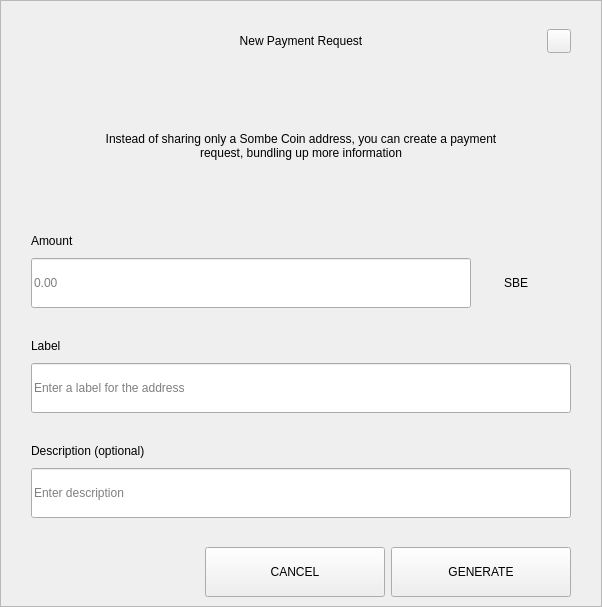
<?xml version="1.0" encoding="UTF-8"?>
<ui version="4.0">
 <class>RequestDialog</class>
 <widget class="QDialog" name="RequestDialog">
  <property name="geometry">
   <rect>
    <x>0</x>
    <y>0</y>
    <width>602</width>
    <height>607</height>
   </rect>
  </property>
  <property name="windowTitle">
   <string>Dialog</string>
  </property>
  <layout class="QVBoxLayout" name="verticalLayout_5">
   <property name="spacing">
    <number>0</number>
   </property>
   <property name="leftMargin">
    <number>0</number>
   </property>
   <property name="topMargin">
    <number>0</number>
   </property>
   <property name="rightMargin">
    <number>0</number>
   </property>
   <property name="bottomMargin">
    <number>0</number>
   </property>
   <item>
    <widget class="QFrame" name="frame">
     <property name="styleSheet">
      <string notr="true"/>
     </property>
     <property name="frameShape">
      <enum>QFrame::StyledPanel</enum>
     </property>
     <property name="frameShadow">
      <enum>QFrame::Raised</enum>
     </property>
     <layout class="QVBoxLayout" name="verticalLayout_4" stretch="1,0,0">
      <property name="spacing">
       <number>0</number>
      </property>
      <property name="leftMargin">
       <number>30</number>
      </property>
      <property name="topMargin">
       <number>20</number>
      </property>
      <property name="rightMargin">
       <number>30</number>
      </property>
      <property name="bottomMargin">
       <number>0</number>
      </property>
      <item>
       <layout class="QHBoxLayout" name="horizontalLayout_3">
        <property name="spacing">
         <number>0</number>
        </property>
        <item>
         <spacer name="horizontalSpacer_21">
          <property name="orientation">
           <enum>Qt::Horizontal</enum>
          </property>
          <property name="sizeHint" stdset="0">
           <size>
            <width>40</width>
            <height>20</height>
           </size>
          </property>
         </spacer>
        </item>
        <item>
         <widget class="QLabel" name="labelTitle">
          <property name="minimumSize">
           <size>
            <width>0</width>
            <height>40</height>
           </size>
          </property>
          <property name="maximumSize">
           <size>
            <width>16777215</width>
            <height>40</height>
           </size>
          </property>
          <property name="styleSheet">
           <string notr="true">padding-left:24px;</string>
          </property>
          <property name="text">
           <string>New Payment Request</string>
          </property>
          <property name="alignment">
           <set>Qt::AlignCenter</set>
          </property>
          <property name="margin">
           <number>7</number>
          </property>
         </widget>
        </item>
        <item>
         <spacer name="horizontalSpacer">
          <property name="orientation">
           <enum>Qt::Horizontal</enum>
          </property>
          <property name="sizeHint" stdset="0">
           <size>
            <width>40</width>
            <height>20</height>
           </size>
          </property>
         </spacer>
        </item>
        <item>
         <widget class="QPushButton" name="btnEsc">
          <property name="minimumSize">
           <size>
            <width>24</width>
            <height>24</height>
           </size>
          </property>
          <property name="maximumSize">
           <size>
            <width>24</width>
            <height>24</height>
           </size>
          </property>
          <property name="focusPolicy">
           <enum>Qt::NoFocus</enum>
          </property>
          <property name="text">
           <string/>
          </property>
         </widget>
        </item>
       </layout>
      </item>
      <item>
       <widget class="QStackedWidget" name="stack">
        <property name="minimumSize">
         <size>
          <width>540</width>
          <height>0</height>
         </size>
        </property>
        <property name="maximumSize">
         <size>
          <width>540</width>
          <height>16777215</height>
         </size>
        </property>
        <property name="currentIndex">
         <number>0</number>
        </property>
        <widget class="QWidget" name="page_1">
         <property name="minimumSize">
          <size>
           <width>540</width>
           <height>0</height>
          </size>
         </property>
         <property name="maximumSize">
          <size>
           <width>540</width>
           <height>16777215</height>
          </size>
         </property>
         <layout class="QVBoxLayout" name="layout1">
          <property name="spacing">
           <number>0</number>
          </property>
          <property name="leftMargin">
           <number>0</number>
          </property>
          <property name="topMargin">
           <number>0</number>
          </property>
          <property name="rightMargin">
           <number>0</number>
          </property>
          <property name="bottomMargin">
           <number>0</number>
          </property>
          <item>
           <spacer name="verticalSpacer_21">
            <property name="orientation">
             <enum>Qt::Vertical</enum>
            </property>
            <property name="sizeType">
             <enum>QSizePolicy::Fixed</enum>
            </property>
            <property name="sizeHint" stdset="0">
             <size>
              <width>20</width>
              <height>30</height>
             </size>
            </property>
           </spacer>
          </item>
          <item alignment="Qt::AlignHCenter">
           <widget class="QLabel" name="labelMessage">
            <property name="minimumSize">
             <size>
              <width>400</width>
              <height>50</height>
             </size>
            </property>
            <property name="text">
             <string>Instead of sharing only a Sombe Coin address, you can create a payment request, bundling up more information</string>
            </property>
            <property name="alignment">
             <set>Qt::AlignCenter</set>
            </property>
            <property name="wordWrap">
             <bool>true</bool>
            </property>
           </widget>
          </item>
          <item alignment="Qt::AlignBottom">
           <widget class="QWidget" name="containerAmount" native="true">
            <layout class="QVBoxLayout" name="verticalLayout">
             <property name="spacing">
              <number>9</number>
             </property>
             <property name="leftMargin">
              <number>0</number>
             </property>
             <property name="topMargin">
              <number>0</number>
             </property>
             <property name="rightMargin">
              <number>0</number>
             </property>
             <property name="bottomMargin">
              <number>0</number>
             </property>
             <item>
              <widget class="QLabel" name="labelSubtitleAmount">
               <property name="minimumSize">
                <size>
                 <width>350</width>
                 <height>16</height>
                </size>
               </property>
               <property name="maximumSize">
                <size>
                 <width>16777215</width>
                 <height>16</height>
                </size>
               </property>
               <property name="text">
                <string>Amount</string>
               </property>
              </widget>
             </item>
             <item alignment="Qt::AlignTop">
              <widget class="QWidget" name="layoutAmount" native="true">
               <layout class="QHBoxLayout" name="horizontalLayout" stretch="2,0">
                <property name="spacing">
                 <number>0</number>
                </property>
                <property name="leftMargin">
                 <number>0</number>
                </property>
                <property name="topMargin">
                 <number>0</number>
                </property>
                <property name="rightMargin">
                 <number>0</number>
                </property>
                <property name="bottomMargin">
                 <number>0</number>
                </property>
                <item>
                 <widget class="QLineEdit" name="lineEditAmount">
                  <property name="minimumSize">
                   <size>
                    <width>0</width>
                    <height>50</height>
                   </size>
                  </property>
                  <property name="maximumSize">
                   <size>
                    <width>16777215</width>
                    <height>50</height>
                   </size>
                  </property>
                  <property name="placeholderText">
                   <string notr="true">0.00</string>
                  </property>
                 </widget>
                </item>
                <item>
                 <widget class="QWidget" name="comboContainer" native="true">
                  <property name="minimumSize">
                   <size>
                    <width>100</width>
                    <height>50</height>
                   </size>
                  </property>
                  <property name="maximumSize">
                   <size>
                    <width>16777215</width>
                    <height>50</height>
                   </size>
                  </property>
                  <layout class="QHBoxLayout" name="horizontalLayout_31">
                   <property name="spacing">
                    <number>0</number>
                   </property>
                   <property name="leftMargin">
                    <number>0</number>
                   </property>
                   <property name="topMargin">
                    <number>0</number>
                   </property>
                   <property name="rightMargin">
                    <number>10</number>
                   </property>
                   <property name="bottomMargin">
                    <number>0</number>
                   </property>
                   <item>
                    <widget class="QLabel" name="comboBoxCoin">
                     <property name="text">
                      <string>SBE</string>
                     </property>
                     <property name="alignment">
                      <set>Qt::AlignCenter</set>
                     </property>
                    </widget>
                   </item>
                  </layout>
                 </widget>
                </item>
               </layout>
              </widget>
             </item>
            </layout>
           </widget>
          </item>
          <item>
           <spacer name="verticalSpacer_31">
            <property name="orientation">
             <enum>Qt::Vertical</enum>
            </property>
            <property name="sizeType">
             <enum>QSizePolicy::Fixed</enum>
            </property>
            <property name="sizeHint" stdset="0">
             <size>
              <width>20</width>
              <height>30</height>
             </size>
            </property>
           </spacer>
          </item>
          <item>
           <layout class="QVBoxLayout" name="verticalLayoutLabel">
            <property name="spacing">
             <number>9</number>
            </property>
            <item>
             <widget class="QLabel" name="labelSubtitleLabel">
              <property name="minimumSize">
               <size>
                <width>0</width>
                <height>16</height>
               </size>
              </property>
              <property name="maximumSize">
               <size>
                <width>16777215</width>
                <height>16</height>
               </size>
              </property>
              <property name="text">
               <string>Label</string>
              </property>
             </widget>
            </item>
            <item>
             <widget class="QLineEdit" name="lineEditLabel">
              <property name="minimumSize">
               <size>
                <width>0</width>
                <height>50</height>
               </size>
              </property>
              <property name="maximumSize">
               <size>
                <width>16777215</width>
                <height>50</height>
               </size>
              </property>
              <property name="placeholderText">
               <string>Enter a label for the address</string>
              </property>
             </widget>
            </item>
           </layout>
          </item>
          <item>
           <spacer name="verticalSpacer_34">
            <property name="orientation">
             <enum>Qt::Vertical</enum>
            </property>
            <property name="sizeType">
             <enum>QSizePolicy::Fixed</enum>
            </property>
            <property name="sizeHint" stdset="0">
             <size>
              <width>20</width>
              <height>30</height>
             </size>
            </property>
           </spacer>
          </item>
          <item>
           <layout class="QVBoxLayout" name="verticalLayoutDescription">
            <property name="spacing">
             <number>9</number>
            </property>
            <item>
             <widget class="QLabel" name="labelSubtitleDescription">
              <property name="minimumSize">
               <size>
                <width>0</width>
                <height>16</height>
               </size>
              </property>
              <property name="maximumSize">
               <size>
                <width>16777215</width>
                <height>16</height>
               </size>
              </property>
              <property name="text">
               <string>Description (optional)</string>
              </property>
             </widget>
            </item>
            <item>
             <widget class="QLineEdit" name="lineEditDescription">
              <property name="minimumSize">
               <size>
                <width>0</width>
                <height>50</height>
               </size>
              </property>
              <property name="maximumSize">
               <size>
                <width>16777215</width>
                <height>50</height>
               </size>
              </property>
              <property name="placeholderText">
               <string>Enter description</string>
              </property>
             </widget>
            </item>
            <item>
             <spacer name="verticalSpacer_4">
              <property name="orientation">
               <enum>Qt::Vertical</enum>
              </property>
              <property name="sizeType">
               <enum>QSizePolicy::Fixed</enum>
              </property>
              <property name="sizeHint" stdset="0">
               <size>
                <width>20</width>
                <height>20</height>
               </size>
              </property>
             </spacer>
            </item>
           </layout>
          </item>
         </layout>
        </widget>
        <widget class="QWidget" name="page_2">
         <layout class="QVBoxLayout" name="layout2">
          <item>
           <spacer name="verticalSpacer_5">
            <property name="orientation">
             <enum>Qt::Vertical</enum>
            </property>
            <property name="sizeType">
             <enum>QSizePolicy::Fixed</enum>
            </property>
            <property name="sizeHint" stdset="0">
             <size>
              <width>20</width>
              <height>50</height>
             </size>
            </property>
           </spacer>
          </item>
          <item alignment="Qt::AlignHCenter">
           <widget class="QLabel" name="labelQrImg">
            <property name="minimumSize">
             <size>
              <width>260</width>
              <height>260</height>
             </size>
            </property>
            <property name="maximumSize">
             <size>
              <width>260</width>
              <height>260</height>
             </size>
            </property>
            <property name="text">
             <string/>
            </property>
            <property name="alignment">
             <set>Qt::AlignCenter</set>
            </property>
           </widget>
          </item>
          <item>
           <spacer name="verticalSpacer_2">
            <property name="orientation">
             <enum>Qt::Vertical</enum>
            </property>
            <property name="sizeType">
             <enum>QSizePolicy::Fixed</enum>
            </property>
            <property name="sizeHint" stdset="0">
             <size>
              <width>20</width>
              <height>30</height>
             </size>
            </property>
           </spacer>
          </item>
          <item alignment="Qt::AlignHCenter">
           <widget class="QLabel" name="labelAddress">
            <property name="text">
             <string>M6tGR83SQbie1SW72hjcWJvFfip5krte2Z </string>
            </property>
           </widget>
          </item>
          <item>
           <spacer name="verticalSpacer_32">
            <property name="orientation">
             <enum>Qt::Vertical</enum>
            </property>
            <property name="sizeType">
             <enum>QSizePolicy::Expanding</enum>
            </property>
            <property name="sizeHint" stdset="0">
             <size>
              <width>20</width>
              <height>20</height>
             </size>
            </property>
           </spacer>
          </item>
          <item>
           <layout class="QHBoxLayout" name="horizontal">
            <property name="leftMargin">
             <number>20</number>
            </property>
            <property name="rightMargin">
             <number>20</number>
            </property>
            <property name="bottomMargin">
             <number>20</number>
            </property>
            <item>
             <spacer name="horizontalSpacer_4">
              <property name="orientation">
               <enum>Qt::Horizontal</enum>
              </property>
              <property name="sizeHint" stdset="0">
               <size>
                <width>40</width>
                <height>20</height>
               </size>
              </property>
             </spacer>
            </item>
            <item>
             <widget class="QPushButton" name="btnCopyAddress">
              <property name="minimumSize">
               <size>
                <width>180</width>
                <height>50</height>
               </size>
              </property>
              <property name="text">
               <string>COPY ADDRESS</string>
              </property>
             </widget>
            </item>
            <item>
             <widget class="QPushButton" name="btnCopyUrl">
              <property name="minimumSize">
               <size>
                <width>180</width>
                <height>50</height>
               </size>
              </property>
              <property name="text">
               <string>COPY URL</string>
              </property>
             </widget>
            </item>
            <item>
             <spacer name="horizontalSpacer_2">
              <property name="orientation">
               <enum>Qt::Horizontal</enum>
              </property>
              <property name="sizeHint" stdset="0">
               <size>
                <width>40</width>
                <height>20</height>
               </size>
              </property>
             </spacer>
            </item>
           </layout>
          </item>
         </layout>
        </widget>
       </widget>
      </item>
      <item>
       <widget class="QWidget" name="buttonsStack" native="true">
        <layout class="QHBoxLayout" name="horizontalLayout_5">
         <property name="leftMargin">
          <number>20</number>
         </property>
         <property name="rightMargin">
          <number>0</number>
         </property>
         <item>
          <spacer name="horizontalSpacer_41">
           <property name="orientation">
            <enum>Qt::Horizontal</enum>
           </property>
           <property name="sizeHint" stdset="0">
            <size>
             <width>40</width>
             <height>20</height>
            </size>
           </property>
          </spacer>
         </item>
         <item>
          <widget class="QPushButton" name="btnCancel">
           <property name="minimumSize">
            <size>
             <width>180</width>
             <height>50</height>
            </size>
           </property>
           <property name="focusPolicy">
            <enum>Qt::NoFocus</enum>
           </property>
           <property name="text">
            <string>CANCEL</string>
           </property>
          </widget>
         </item>
         <item>
          <widget class="QPushButton" name="btnSave">
           <property name="minimumSize">
            <size>
             <width>180</width>
             <height>50</height>
            </size>
           </property>
           <property name="focusPolicy">
            <enum>Qt::NoFocus</enum>
           </property>
           <property name="text">
            <string>GENERATE</string>
           </property>
          </widget>
         </item>
        </layout>
       </widget>
      </item>
     </layout>
    </widget>
   </item>
  </layout>
 </widget>
 <resources/>
 <connections/>
</ui>
